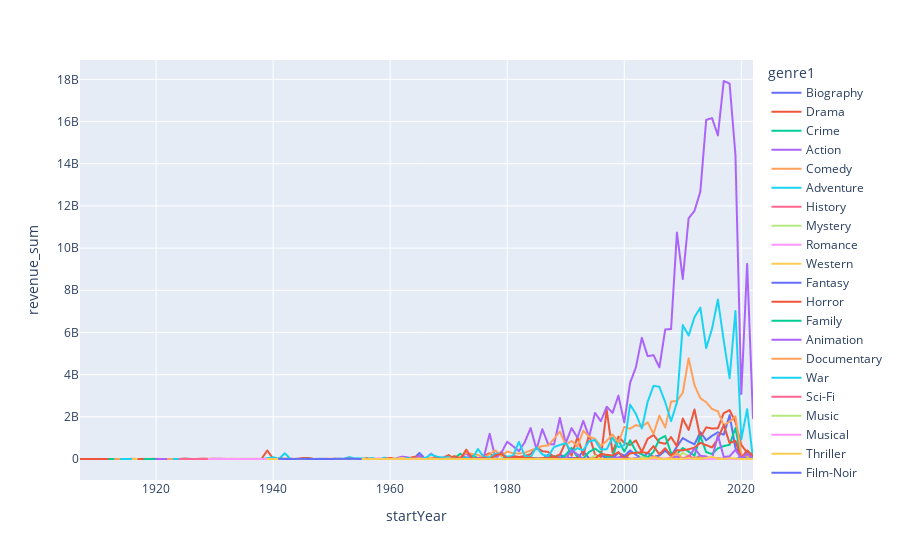

Notebook source saved alongside this figure:
### Code cell
fig = px.line(dfg, x= 'startYear', y='revenue_sum',color='genre1')
fig.show()
